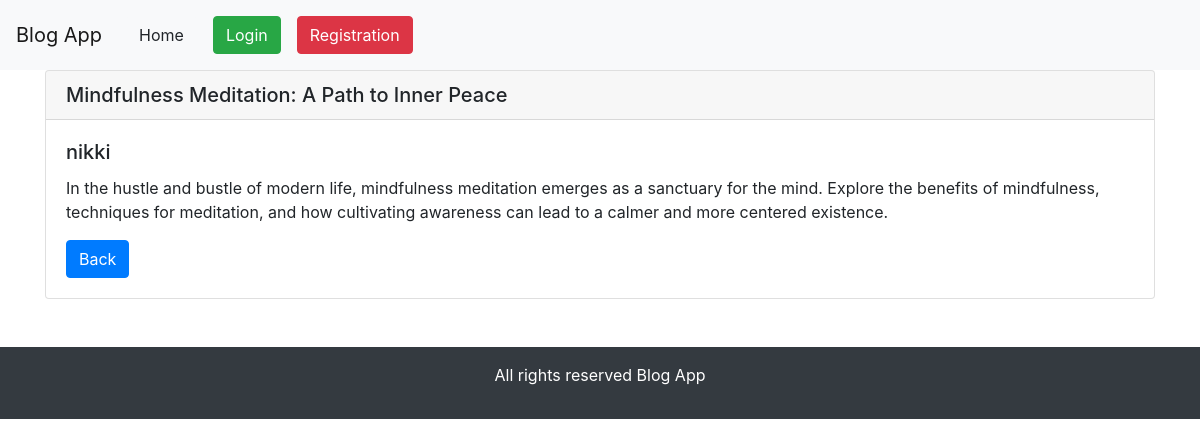
/blogdetail/9, run on the app's committed database.
### blog_app/models.py (models this page shows)
class BlogPost(models.Model):
    author = models.ForeignKey(User, on_delete=models.CASCADE)
    title = models.CharField(max_length=200)
    content = models.TextField()
    timestamp = models.DateTimeField(auto_now_add=True)

### blog_app/views.py (the view)
# urls.py: path('blogdetail/<int:pk>', views.detail.as_view(), name="detail"),
class detail(View):
    def get(self, request, pk):
        blog = BlogPost.objects.get(pk=pk)
        return render(request, 'blog_app/blogdetail.html',{'blog':blog})

### blog_app/templates/blog_app/blogdetail.html
{% extends "blog_app/base.html" %}
{% block content %}
<div class="container" >
    <div class="card">
        <h5 class="card-header">{{blog.title}}</h5>
        <div class="card-body">
          <h5 class="card-title">{{blog.author}}</h5>
          <p class="card-text">{{blog.content}}</p>
          <a href="{%url 'home' %}" class="btn btn-primary">Back</a>
        </div>
      </div>
</div>
{% endblock  %}

### data on the page
BlogPost: title "Mindfulness Meditation: A Path to Inner Peace", author "nikki", content "In the hustle and bustle of modern life, mindfulness meditation emerges as a sanctuary for the mind. Explore the benefits of mindfulness, techniques for meditation, and how cultivating awareness can lead to a calmer and more centered existence."
